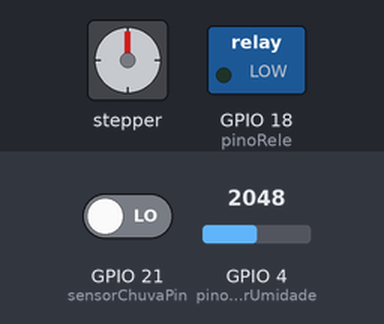
This sketch was run on a simulated ESP32. Shown: stepper motor, switched loads named in the sketch (green lamp = pin HIGH). Wiring (inferred from the names in the program): stepper motor (2048 steps per turn assumed): coils GPIO 15, GPIO 16, GPIO 0, GPIO 33. Inputs (shaded band) come from the test bench; at power-on: GPIO 4 (pinoSensorUmidade) = 2048, GPIO 21 (sensorChuvaPin) LOW. Pins used as bus, display or sensor lines are not drawn; what the sketch prints to the serial monitor is not drawn.

Above: at 1.8 s.
1.9 s: GPIO 4 (pinoSensorUmidade) set to 3938
3.4 s: GPIO 4 (pinoSensorUmidade) set to 4075
At 4.8 s:
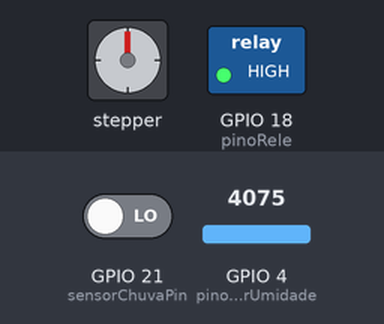
7.5 s: GPIO 21 (sensorChuvaPin) driven HIGH
At 9.56 s:
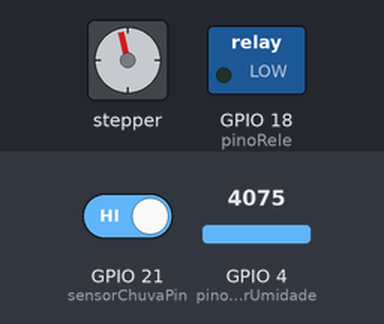
At 11.7 s:
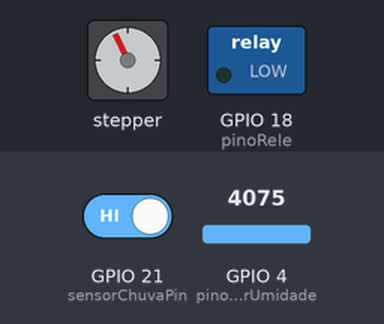
Timing chart, 0 to 17.0 s (numbered marks = the images above; inputs shaded):
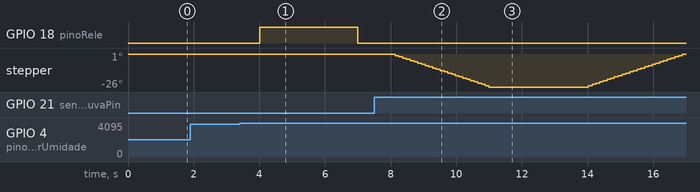

Measured:
- the behaviour switches between 4000 and 4001 on GPIO 4 (pinoSensorUmidade) (found by bisection; images 0 and 1)
- after the input at 1.9 s, every drawn part: stays the same
- after the input at 3.4 s, GPIO 18 (pinoRele): LOW → HIGH after 0.61 s, → LOW 3.0 s later
- after the input at 7.5 s, GPIO 18 (pinoRele): stops changing and stays LOW; stepper: turns 26° counter-clockwise in 2.9 s, then 26° clockwise in 2.9 s

The sketch:

TUDO.ino
```cpp
// === Pinos do motor de passo ===
int Pin1 = 15;
int Pin2 = 16;
int Pin3 = 0;
int Pin4 = 33;

// === Sensor de chuva ===
const int sensorChuvaPin = 21; // OUT do módulo de chuva (LOW quando chove)

// === Sensor de umidade do solo ===
int pinoSensorUmidade = 4;

// === Relé da bomba de irrigação ===
int pinoRele = 18;

int pole1[] = {0, 0, 0, 0, 0, 1, 1, 1, 0};
int pole2[] = {0, 0, 0, 1, 1, 1, 0, 0, 0};
int pole3[] = {0, 1, 1, 1, 0, 0, 0, 0, 0};
int pole4[] = {1, 1, 0, 0, 0, 0, 0, 1, 0};
int poleStep = 0;

void setup() {
  Serial.begin(115200);
  pinMode(Pin1, OUTPUT);
  pinMode(Pin2, OUTPUT);
  pinMode(Pin3, OUTPUT);
  pinMode(Pin4, OUTPUT);

  pinMode(sensorChuvaPin, INPUT);
  pinMode(pinoSensorUmidade, INPUT);
  pinMode(pinoRele, OUTPUT);
  digitalWrite(pinoRele, LOW); // bomba desligada inicialmente

  Serial.println("Sistema iniciado.");
}

void loop() {
  // === Leitura dos sensores ===
  int leituraUmidade = analogRead(pinoSensorUmidade);
  int estadoChuva = digitalRead(sensorChuvaPin); // LOW = chovendo

  Serial.print("Umidade do solo: ");
  Serial.print(leituraUmidade);
  Serial.print(" | Chuva: ");
  Serial.println(estadoChuva == LOW ? "Não" : "Sim");

  if (leituraUmidade <= 4000) {
    Serial.println("Solo úmido. Nada a fazer. 😌");
    digitalWrite(pinoRele, LOW); // Garante que bomba esteja desligada
  } else {
    // Solo seco
    if (estadoChuva == HIGH) {
      // Está chovendo → usar a chuva (abrir teto)
      Serial.println("🌧️ Solo seco e CHOVENDO → usando irrigação natural...");
      abrirTeto(3000);
      delay(3000); // tempo para a chuva molhar o solo
      fecharTeto(3000);
      Serial.println("🌿 Irrigação com chuva finalizada.");
    } else {
      // Sem chuva → usar bomba
      Serial.println("☀️ Solo seco e SEM CHUVA → ativando bomba...");
      digitalWrite(pinoRele, HIGH);
      delay(3000); // tempo de irrigação
      digitalWrite(pinoRele, LOW);
      Serial.println("🚿 Irrigação finalizada com bomba.");
    }
  }

  delay(1000);
}

void abrirTeto(int tempo) {
  unsigned long inicio = millis();
  while (millis() - inicio < tempo) {
    poleStep++;
    if (poleStep > 7) poleStep = 0;
    driveStepper(poleStep);
    delay(10);
  }
}

void fecharTeto(int tempo) {
  unsigned long inicio = millis();
  while (millis() - inicio < tempo) {
    poleStep--;
    if (poleStep < 0) poleStep = 7;
    driveStepper(poleStep);
    delay(10);
  }
}

void driveStepper(int c) {
  digitalWrite(Pin1, pole1[c]);
  digitalWrite(Pin2, pole2[c]);
  digitalWrite(Pin3, pole3[c]);
  digitalWrite(Pin4, pole4[c]);
}
```
